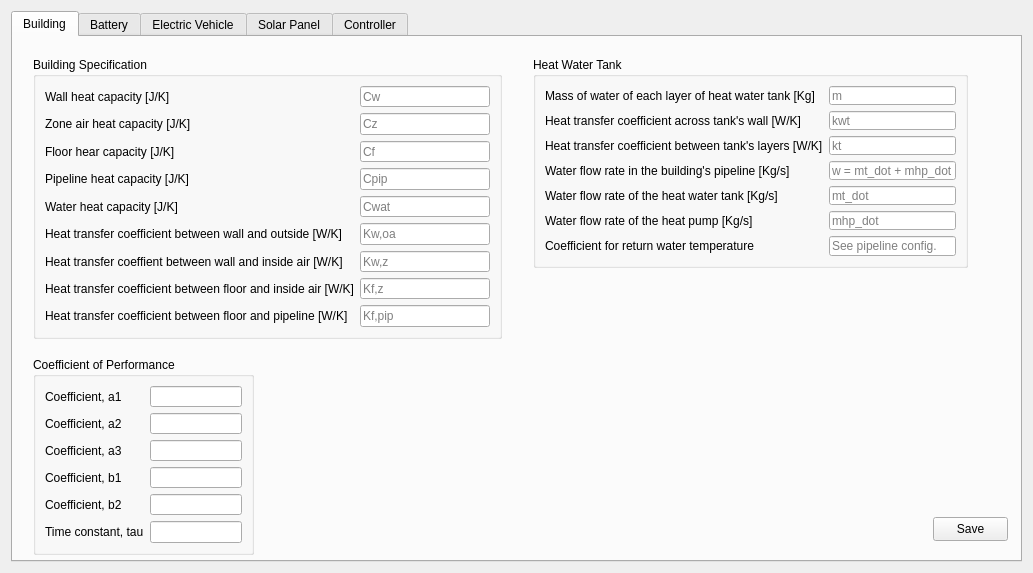
<?xml version="1.0" encoding="UTF-8"?>
<ui version="4.0">
 <class>Gui_Secondary</class>
 <widget class="QWidget" name="Gui_Secondary">
  <property name="geometry">
   <rect>
    <x>0</x>
    <y>0</y>
    <width>1033</width>
    <height>573</height>
   </rect>
  </property>
  <property name="windowTitle">
   <string>Widget</string>
  </property>
  <layout class="QVBoxLayout" name="verticalLayout">
   <item>
    <widget class="QTabWidget" name="tabWidget">
     <property name="currentIndex">
      <number>0</number>
     </property>
     <widget class="QWidget" name="buildingTab">
      <attribute name="title">
       <string>Building</string>
      </attribute>
      <widget class="QGroupBox" name="buildingSpecGBox">
       <property name="geometry">
        <rect>
         <x>20</x>
         <y>20</y>
         <width>469</width>
         <height>282</height>
        </rect>
       </property>
       <property name="font">
        <font>
         <bold>false</bold>
        </font>
       </property>
       <property name="title">
        <string>Building Specification</string>
       </property>
       <property name="flat">
        <bool>true</bool>
       </property>
       <layout class="QFormLayout" name="formLayout">
        <item row="0" column="0">
         <widget class="QLabel" name="cw_Label">
          <property name="text">
           <string>Wall heat capacity [J/K]</string>
          </property>
         </widget>
        </item>
        <item row="0" column="1">
         <widget class="QLineEdit" name="cw_LEdit">
          <property name="placeholderText">
           <string>Cw</string>
          </property>
         </widget>
        </item>
        <item row="1" column="0">
         <widget class="QLabel" name="cz_Label">
          <property name="text">
           <string>Zone air heat capacity [J/K]</string>
          </property>
         </widget>
        </item>
        <item row="1" column="1">
         <widget class="QLineEdit" name="cz_LEdit">
          <property name="placeholderText">
           <string>Cz</string>
          </property>
         </widget>
        </item>
        <item row="2" column="0">
         <widget class="QLabel" name="cf_Label">
          <property name="text">
           <string>Floor hear capacity [J/K]</string>
          </property>
         </widget>
        </item>
        <item row="2" column="1">
         <widget class="QLineEdit" name="cf_LEdit">
          <property name="placeholderText">
           <string>Cf</string>
          </property>
         </widget>
        </item>
        <item row="3" column="0">
         <widget class="QLabel" name="cpip_Label">
          <property name="text">
           <string>Pipeline heat capacity [J/K]</string>
          </property>
         </widget>
        </item>
        <item row="3" column="1">
         <widget class="QLineEdit" name="cpip_LEdit">
          <property name="placeholderText">
           <string>Cpip</string>
          </property>
         </widget>
        </item>
        <item row="4" column="0">
         <widget class="QLabel" name="cwat_Label">
          <property name="text">
           <string>Water heat capacity [J/K]</string>
          </property>
         </widget>
        </item>
        <item row="4" column="1">
         <widget class="QLineEdit" name="cwat_LEdit">
          <property name="placeholderText">
           <string>Cwat</string>
          </property>
         </widget>
        </item>
        <item row="5" column="0">
         <widget class="QLabel" name="kwoa_Label">
          <property name="text">
           <string>Heat transfer coefficient between wall and outside [W/K]</string>
          </property>
         </widget>
        </item>
        <item row="5" column="1">
         <widget class="QLineEdit" name="kwoa_LEdit">
          <property name="placeholderText">
           <string>Kw,oa</string>
          </property>
         </widget>
        </item>
        <item row="6" column="0">
         <widget class="QLabel" name="kwz_Label">
          <property name="text">
           <string>Heat transfer coeffient between wall and inside air [W/K]</string>
          </property>
         </widget>
        </item>
        <item row="6" column="1">
         <widget class="QLineEdit" name="kwz_LEdit">
          <property name="placeholderText">
           <string>Kw,z</string>
          </property>
         </widget>
        </item>
        <item row="7" column="0">
         <widget class="QLabel" name="kfz_Label">
          <property name="text">
           <string>Heat transfer coefficient between floor and inside air [W/K]</string>
          </property>
         </widget>
        </item>
        <item row="7" column="1">
         <widget class="QLineEdit" name="kfz_LEdit">
          <property name="placeholderText">
           <string>Kf,z</string>
          </property>
         </widget>
        </item>
        <item row="8" column="0">
         <widget class="QLabel" name="kfpip_Label">
          <property name="text">
           <string>Heat transfer coefficient between floor and pipeline [W/K]</string>
          </property>
         </widget>
        </item>
        <item row="8" column="1">
         <widget class="QLineEdit" name="kfpip_LEdit">
          <property name="placeholderText">
           <string>Kf,pip</string>
          </property>
         </widget>
        </item>
       </layout>
      </widget>
      <widget class="QGroupBox" name="HWT_GroupBox">
       <property name="geometry">
        <rect>
         <x>520</x>
         <y>20</y>
         <width>435</width>
         <height>211</height>
        </rect>
       </property>
       <property name="title">
        <string>Heat Water Tank</string>
       </property>
       <property name="flat">
        <bool>true</bool>
       </property>
       <layout class="QFormLayout" name="formLayout_2">
        <item row="0" column="0">
         <widget class="QLabel" name="m_Label">
          <property name="text">
           <string>Mass of water of each layer of heat water tank [Kg]</string>
          </property>
         </widget>
        </item>
        <item row="0" column="1">
         <widget class="QLineEdit" name="m_LEdit">
          <property name="placeholderText">
           <string>m</string>
          </property>
         </widget>
        </item>
        <item row="1" column="0">
         <widget class="QLabel" name="kwt_Label">
          <property name="text">
           <string>Heat transfer coefficient across tank's wall [W/K]</string>
          </property>
         </widget>
        </item>
        <item row="1" column="1">
         <widget class="QLineEdit" name="kwt_LEdit">
          <property name="placeholderText">
           <string>kwt</string>
          </property>
         </widget>
        </item>
        <item row="2" column="0">
         <widget class="QLabel" name="kt_Label">
          <property name="text">
           <string>Heat transfer coefficient between tank's layers [W/K]</string>
          </property>
         </widget>
        </item>
        <item row="2" column="1">
         <widget class="QLineEdit" name="kt_LEdit">
          <property name="placeholderText">
           <string>kt</string>
          </property>
         </widget>
        </item>
        <item row="4" column="0">
         <widget class="QLabel" name="mt_dot_Label">
          <property name="text">
           <string>Water flow rate of the heat water tank [Kg/s]</string>
          </property>
         </widget>
        </item>
        <item row="4" column="1">
         <widget class="QLineEdit" name="mt_dot_LEdit">
          <property name="placeholderText">
           <string>mt_dot</string>
          </property>
         </widget>
        </item>
        <item row="5" column="0">
         <widget class="QLabel" name="mhp_dot_Label">
          <property name="text">
           <string>Water flow rate of the heat pump [Kg/s]</string>
          </property>
         </widget>
        </item>
        <item row="5" column="1">
         <widget class="QLineEdit" name="mhp_dot_LEdit">
          <property name="placeholderText">
           <string>mhp_dot</string>
          </property>
         </widget>
        </item>
        <item row="6" column="0">
         <widget class="QLabel" name="alpha_Label">
          <property name="text">
           <string>Coefficient for return water temperature</string>
          </property>
         </widget>
        </item>
        <item row="6" column="1">
         <widget class="QLineEdit" name="alpha_LEdit">
          <property name="placeholderText">
           <string>See pipeline config.</string>
          </property>
         </widget>
        </item>
        <item row="3" column="0">
         <widget class="QLabel" name="waterFlowRateInTheBuildingSPipelineKgSLabel">
          <property name="text">
           <string>Water flow rate in the building's pipeline [Kg/s]</string>
          </property>
         </widget>
        </item>
        <item row="3" column="1">
         <widget class="QLineEdit" name="w_LEdit">
          <property name="placeholderText">
           <string>w = mt_dot + mhp_dot</string>
          </property>
         </widget>
        </item>
       </layout>
      </widget>
      <widget class="QGroupBox" name="COP_GroupBox">
       <property name="geometry">
        <rect>
         <x>20</x>
         <y>320</y>
         <width>221</width>
         <height>198</height>
        </rect>
       </property>
       <property name="title">
        <string>Coefficient of Performance</string>
       </property>
       <property name="flat">
        <bool>false</bool>
       </property>
       <layout class="QFormLayout" name="formLayout_3">
        <item row="0" column="0">
         <widget class="QLabel" name="a1_Label">
          <property name="text">
           <string>Coefficient, a1</string>
          </property>
         </widget>
        </item>
        <item row="0" column="1">
         <widget class="QLineEdit" name="a1_LEdit"/>
        </item>
        <item row="1" column="0">
         <widget class="QLabel" name="a2_Label">
          <property name="text">
           <string>Coefficient, a2</string>
          </property>
         </widget>
        </item>
        <item row="1" column="1">
         <widget class="QLineEdit" name="a2_LEdit"/>
        </item>
        <item row="2" column="0">
         <widget class="QLabel" name="a3_Label">
          <property name="text">
           <string>Coefficient, a3</string>
          </property>
         </widget>
        </item>
        <item row="2" column="1">
         <widget class="QLineEdit" name="a3_LEdit"/>
        </item>
        <item row="3" column="0">
         <widget class="QLabel" name="b1_Label">
          <property name="text">
           <string>Coefficient, b1</string>
          </property>
         </widget>
        </item>
        <item row="3" column="1">
         <widget class="QLineEdit" name="b1_LEdit"/>
        </item>
        <item row="4" column="0">
         <widget class="QLabel" name="b2_Label">
          <property name="text">
           <string>Coefficient, b2</string>
          </property>
         </widget>
        </item>
        <item row="4" column="1">
         <widget class="QLineEdit" name="b2_LEdit"/>
        </item>
        <item row="5" column="0">
         <widget class="QLabel" name="label">
          <property name="text">
           <string>Time constant, tau</string>
          </property>
         </widget>
        </item>
        <item row="5" column="1">
         <widget class="QLineEdit" name="tau_LEdit"/>
        </item>
       </layout>
      </widget>
      <widget class="QPushButton" name="buildSaveBtn">
       <property name="geometry">
        <rect>
         <x>920</x>
         <y>480</y>
         <width>75</width>
         <height>24</height>
        </rect>
       </property>
       <property name="text">
        <string>Save</string>
       </property>
      </widget>
     </widget>
     <widget class="QWidget" name="batteryTab">
      <attribute name="title">
       <string>Battery</string>
      </attribute>
      <layout class="QHBoxLayout" name="horizontalLayout">
       <item>
        <widget class="QTableWidget" name="batTable"/>
       </item>
       <item>
        <widget class="QFrame" name="frame">
         <layout class="QVBoxLayout" name="verticalLayout_2">
          <item>
           <widget class="QPushButton" name="batAddBtn">
            <property name="text">
             <string>Add</string>
            </property>
           </widget>
          </item>
          <item>
           <widget class="QPushButton" name="batDelBtn">
            <property name="text">
             <string>Delete</string>
            </property>
           </widget>
          </item>
          <item>
           <widget class="QPushButton" name="batEditBtn">
            <property name="text">
             <string>Edit</string>
            </property>
           </widget>
          </item>
          <item>
           <spacer name="verticalSpacer">
            <property name="orientation">
             <enum>Qt::Vertical</enum>
            </property>
            <property name="sizeHint" stdset="0">
             <size>
              <width>20</width>
              <height>40</height>
             </size>
            </property>
           </spacer>
          </item>
         </layout>
        </widget>
       </item>
      </layout>
     </widget>
     <widget class="QWidget" name="evTab">
      <attribute name="title">
       <string>Electric Vehicle</string>
      </attribute>
      <layout class="QHBoxLayout" name="horizontalLayout_2">
       <item>
        <widget class="QTableWidget" name="evTable"/>
       </item>
       <item>
        <widget class="QFrame" name="frame_2">
         <layout class="QVBoxLayout" name="verticalLayout_3">
          <item>
           <widget class="QPushButton" name="evAddBtn">
            <property name="text">
             <string>Add</string>
            </property>
           </widget>
          </item>
          <item>
           <widget class="QPushButton" name="evDelBtn">
            <property name="text">
             <string>Delete</string>
            </property>
           </widget>
          </item>
          <item>
           <widget class="QPushButton" name="evEditBtn">
            <property name="text">
             <string>Edit</string>
            </property>
           </widget>
          </item>
          <item>
           <spacer name="verticalSpacer_2">
            <property name="orientation">
             <enum>Qt::Vertical</enum>
            </property>
            <property name="sizeHint" stdset="0">
             <size>
              <width>20</width>
              <height>40</height>
             </size>
            </property>
           </spacer>
          </item>
         </layout>
        </widget>
       </item>
      </layout>
     </widget>
     <widget class="QWidget" name="pvTab">
      <attribute name="title">
       <string>Solar Panel</string>
      </attribute>
      <widget class="QGroupBox" name="groupBox_2">
       <property name="geometry">
        <rect>
         <x>30</x>
         <y>120</y>
         <width>391</width>
         <height>91</height>
        </rect>
       </property>
       <property name="title">
        <string>NOCT Parameters</string>
       </property>
       <layout class="QFormLayout" name="formLayout_4">
        <item row="0" column="0">
         <widget class="QLabel" name="label_3">
          <property name="text">
           <string>STC Reference Solar Irradiance [in 1 W/m^2]</string>
          </property>
         </widget>
        </item>
        <item row="0" column="1">
         <widget class="QLineEdit" name="G_PV_NOCT_LE"/>
        </item>
        <item row="1" column="0">
         <widget class="QLabel" name="nOCTModuleTemperatureCLabel">
          <property name="text">
           <string>NOCT Module Temperature [in 1 °C]</string>
          </property>
         </widget>
        </item>
        <item row="1" column="1">
         <widget class="QLineEdit" name="T_PV_NOCT_LE"/>
        </item>
       </layout>
      </widget>
      <widget class="QGroupBox" name="groupBox_3">
       <property name="geometry">
        <rect>
         <x>30</x>
         <y>20</y>
         <width>221</width>
         <height>81</height>
        </rect>
       </property>
       <property name="title">
        <string>Module</string>
       </property>
       <layout class="QFormLayout" name="formLayout_8">
        <item row="0" column="0">
         <widget class="QLabel" name="moduleTypeLabel">
          <property name="text">
           <string>Module Type:</string>
          </property>
         </widget>
        </item>
        <item row="0" column="1">
         <widget class="QLineEdit" name="moduleType_LE"/>
        </item>
        <item row="1" column="0">
         <widget class="QLabel" name="numberOfModulesLabel">
          <property name="text">
           <string>Number of Modules</string>
          </property>
         </widget>
        </item>
        <item row="1" column="1">
         <widget class="QSpinBox" name="num_pv_2"/>
        </item>
       </layout>
      </widget>
      <widget class="QGroupBox" name="groupBox_4">
       <property name="geometry">
        <rect>
         <x>30</x>
         <y>230</y>
         <width>391</width>
         <height>91</height>
        </rect>
       </property>
       <property name="title">
        <string>STC Parameters</string>
       </property>
       <layout class="QFormLayout" name="formLayout_9">
        <item row="0" column="0">
         <widget class="QLabel" name="sTCPowerPerModuleLabel">
          <property name="text">
           <string>STC Power Per Module [in 1 kW]</string>
          </property>
         </widget>
        </item>
        <item row="0" column="1">
         <widget class="QLineEdit" name="P_PV_STC"/>
        </item>
        <item row="1" column="0">
         <widget class="QLabel" name="sTCTemperatureCoefficientOfModuleIn1KWLabel">
          <property name="text">
           <string>STC Temperature Coefficient of Module [in 1 kW]</string>
          </property>
         </widget>
        </item>
        <item row="1" column="1">
         <widget class="QLineEdit" name="gamma_PV"/>
        </item>
       </layout>
      </widget>
      <widget class="QGroupBox" name="groupBox_5">
       <property name="geometry">
        <rect>
         <x>30</x>
         <y>340</y>
         <width>391</width>
         <height>101</height>
        </rect>
       </property>
       <property name="title">
        <string>Test Conditions</string>
       </property>
       <layout class="QFormLayout" name="formLayout_10">
        <item row="0" column="0">
         <widget class="QLabel" name="sTCReferenceSolarIrradianceIn1WM2Label">
          <property name="text">
           <string>STC Reference Solar Irradiance [in 1 W/m^2]</string>
          </property>
         </widget>
        </item>
        <item row="0" column="1">
         <widget class="QLineEdit" name="G_PV_STC"/>
        </item>
        <item row="1" column="0">
         <widget class="QLabel" name="sTCReferenceCellTemperatureIn1CLabel">
          <property name="text">
           <string>STC Reference Cell Temperature [in 1 °C]</string>
          </property>
         </widget>
        </item>
        <item row="1" column="1">
         <widget class="QLineEdit" name="T_PV_STC"/>
        </item>
       </layout>
      </widget>
      <widget class="QPushButton" name="pvSaveBtn">
       <property name="geometry">
        <rect>
         <x>920</x>
         <y>480</y>
         <width>75</width>
         <height>24</height>
        </rect>
       </property>
       <property name="text">
        <string>Save</string>
       </property>
      </widget>
     </widget>
     <widget class="QWidget" name="mpcTab">
      <attribute name="title">
       <string>Controller</string>
      </attribute>
      <widget class="QGroupBox" name="mpcParamBox">
       <property name="geometry">
        <rect>
         <x>40</x>
         <y>40</y>
         <width>276</width>
         <height>201</height>
        </rect>
       </property>
       <property name="title">
        <string>MPC Parameter</string>
       </property>
       <layout class="QFormLayout" name="formLayout_5">
        <item row="0" column="0">
         <widget class="QLabel" name="predictionHorizonNSecondsLabel">
          <property name="text">
           <string>Prediction Horizon, N </string>
          </property>
         </widget>
        </item>
        <item row="0" column="1">
         <widget class="QLineEdit" name="predHrznLE"/>
        </item>
        <item row="1" column="0">
         <widget class="QLabel" name="controlHorizonLabel">
          <property name="text">
           <string>Control Horizon, m </string>
          </property>
         </widget>
        </item>
        <item row="1" column="1">
         <widget class="QLineEdit" name="cotrlHrznLE"/>
        </item>
        <item row="2" column="0">
         <widget class="QLabel" name="samplingTimeSecondsLabel">
          <property name="text">
           <string>Sampling Time, [minutes]</string>
          </property>
         </widget>
        </item>
        <item row="2" column="1">
         <widget class="QLineEdit" name="samplingTimeLE"/>
        </item>
        <item row="3" column="0">
         <widget class="QLabel" name="daysOfSimulationLabel">
          <property name="text">
           <string>Days of Simulation [day]</string>
          </property>
         </widget>
        </item>
        <item row="3" column="1">
         <widget class="QLineEdit" name="daysOfSimLE"/>
        </item>
        <item row="4" column="0">
         <widget class="QLabel" name="weightingCoefficientQLabel">
          <property name="text">
           <string>Weighting Coefficient, Q</string>
          </property>
         </widget>
        </item>
        <item row="4" column="1">
         <widget class="QLineEdit" name="weightQ"/>
        </item>
        <item row="5" column="0">
         <widget class="QLabel" name="weightingCoefficientRLabel">
          <property name="text">
           <string>Weighting Coefficient, R</string>
          </property>
         </widget>
        </item>
        <item row="5" column="1">
         <widget class="QLineEdit" name="weightR"/>
        </item>
       </layout>
      </widget>
      <widget class="QGroupBox" name="initValueGBox">
       <property name="geometry">
        <rect>
         <x>530</x>
         <y>50</y>
         <width>401</width>
         <height>281</height>
        </rect>
       </property>
       <property name="title">
        <string>Initial Value</string>
       </property>
       <layout class="QFormLayout" name="formLayout_6">
        <item row="0" column="0">
         <widget class="QLabel" name="initialValueForBuildingSWallTwCLabel">
          <property name="text">
           <string>Initial Value for Wall Temperature, Tw [°C]</string>
          </property>
         </widget>
        </item>
        <item row="0" column="1">
         <widget class="QLineEdit" name="initTw_LE"/>
        </item>
        <item row="1" column="0">
         <widget class="QLabel" name="initialValueForRoomTemperatureTzCLabel">
          <property name="text">
           <string>Initial Value for Room Temperature, Tz [°C]</string>
          </property>
         </widget>
        </item>
        <item row="1" column="1">
         <widget class="QLineEdit" name="initTz_LE"/>
        </item>
        <item row="2" column="0">
         <widget class="QLabel" name="initialValueForFloorTemperatureTfCLabel">
          <property name="text">
           <string>Initial Value for Floor Temperature, Tf [°C]</string>
          </property>
         </widget>
        </item>
        <item row="2" column="1">
         <widget class="QLineEdit" name="initTf_LE"/>
        </item>
        <item row="3" column="0">
         <widget class="QLabel" name="initialValueForPipelineTemperatureTpipCLabel">
          <property name="text">
           <string>Initial Value for Pipeline Temperature, Tpip [°C]</string>
          </property>
         </widget>
        </item>
        <item row="3" column="1">
         <widget class="QLineEdit" name="initTpip_LE"/>
        </item>
        <item row="4" column="0">
         <widget class="QLabel" name="initialValueFor1stNodeOfHeatWaterTankT1CLabel">
          <property name="text">
           <string>Initial Value for 1st Node of Heat Water Tank, T1 [°C]</string>
          </property>
         </widget>
        </item>
        <item row="4" column="1">
         <widget class="QLineEdit" name="initT1_LE"/>
        </item>
        <item row="5" column="0">
         <widget class="QLabel" name="initialValueFor2ndNodeOfHeatWaterTankT2CLabel">
          <property name="text">
           <string>Initial Value for 2nd Node of Heat Water Tank, T2 [°C]</string>
          </property>
         </widget>
        </item>
        <item row="5" column="1">
         <widget class="QLineEdit" name="initT2_LE"/>
        </item>
        <item row="6" column="0">
         <widget class="QLabel" name="initialValueFor3rdNodeOfHeatWaterTankT3CLabel">
          <property name="text">
           <string>Initial Value for 3rd Node of Heat Water Tank, T3 [°C]</string>
          </property>
         </widget>
        </item>
        <item row="6" column="1">
         <widget class="QLineEdit" name="initT3_LE"/>
        </item>
        <item row="7" column="0">
         <widget class="QLabel" name="initialValueFor4thNodeOfHeatWaterTankT4CLabel">
          <property name="text">
           <string>Initial Value for 4th Node of Heat Water Tank, T4 [°C]</string>
          </property>
         </widget>
        </item>
        <item row="7" column="1">
         <widget class="QLineEdit" name="initT4_LE"/>
        </item>
        <item row="8" column="0">
         <widget class="QLabel" name="initialValueForCOPLabel">
          <property name="text">
           <string>Initial Value for COP</string>
          </property>
         </widget>
        </item>
        <item row="8" column="1">
         <widget class="QLineEdit" name="initCOP_LE"/>
        </item>
       </layout>
      </widget>
      <widget class="QGroupBox" name="groupBox">
       <property name="geometry">
        <rect>
         <x>30</x>
         <y>280</y>
         <width>421</width>
         <height>121</height>
        </rect>
       </property>
       <property name="title">
        <string>Reference Value</string>
       </property>
       <layout class="QFormLayout" name="formLayout_7">
        <item row="0" column="0">
         <widget class="QLabel" name="roomTemperatureCLabel">
          <property name="text">
           <string>Room Temperature [°C]</string>
          </property>
         </widget>
        </item>
        <item row="0" column="1">
         <widget class="QLineEdit" name="refTz_LE"/>
        </item>
        <item row="1" column="0">
         <widget class="QLabel" name="referenceValueFor1stNodeOfHeatWaterTankCLabel">
          <property name="text">
           <string>Reference Value for 1st Node of Heat Water Tank [°C]</string>
          </property>
         </widget>
        </item>
        <item row="1" column="1">
         <widget class="QLineEdit" name="refT1_LE"/>
        </item>
        <item row="2" column="0">
         <widget class="QLabel" name="referenceValueForInletWaterTemperatureCLabel">
          <property name="text">
           <string>Reference Value for Inlet Water Temperature [°C] </string>
          </property>
         </widget>
        </item>
        <item row="2" column="1">
         <widget class="QLineEdit" name="refTe_LE"/>
        </item>
       </layout>
      </widget>
      <widget class="QPushButton" name="pushButton">
       <property name="geometry">
        <rect>
         <x>920</x>
         <y>480</y>
         <width>75</width>
         <height>24</height>
        </rect>
       </property>
       <property name="text">
        <string>Save</string>
       </property>
      </widget>
     </widget>
    </widget>
   </item>
  </layout>
 </widget>
 <resources/>
 <connections/>
</ui>
